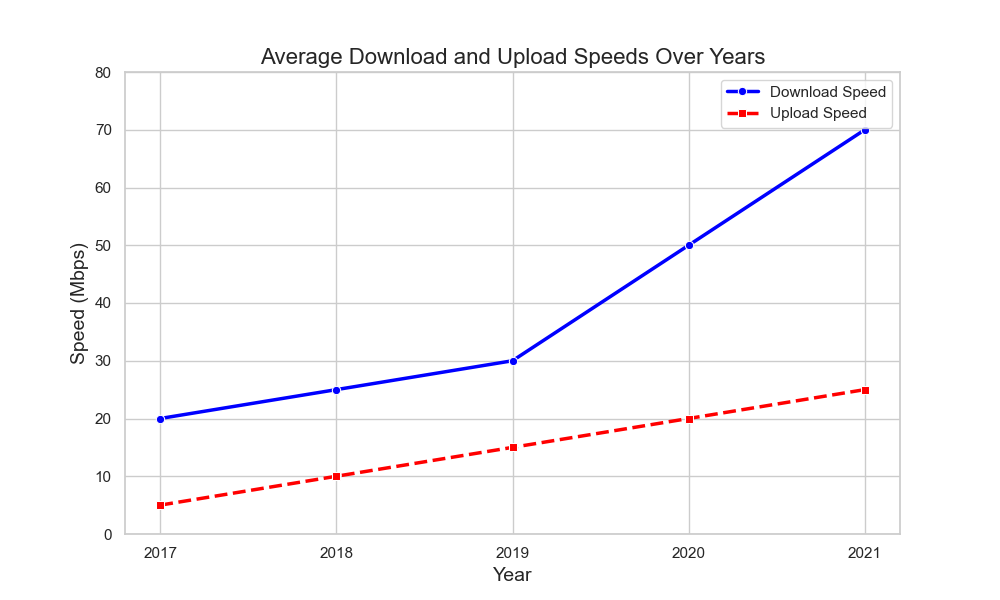

This chart was generated by the following Python code:

import seaborn as sns
import matplotlib.pyplot as plt
import pandas as pd

# First, we convert the dictionary to a pandas DataFrame
data = [
    {'Year': 2017, 'Average Download Speed (Mbps)': 20, 'Average Upload Speed (Mbps)': 5},
    {'Year': 2018, 'Average Download Speed (Mbps)': 25, 'Average Upload Speed (Mbps)': 10},
    {'Year': 2019, 'Average Download Speed (Mbps)': 30, 'Average Upload Speed (Mbps)': 15},
    {'Year': 2020, 'Average Download Speed (Mbps)': 50, 'Average Upload Speed (Mbps)': 20},
    {'Year': 2021, 'Average Download Speed (Mbps)': 70, 'Average Upload Speed (Mbps)': 25}
]
df = pd.DataFrame(data)

# Then, we set the aesthetic style of the plots
sns.set_style('whitegrid')

# We'll plot the lines for download and upload speeds separately for more customizations
plt.figure(figsize=(10, 6))

# Plotting the Average Download Speed
sns.lineplot(data=df, x='Year', y='Average Download Speed (Mbps)', 
             label='Download Speed', color='blue', marker='o', linestyle='-', linewidth=2.5)

# Plotting the Average Upload Speed
sns.lineplot(data=df, x='Year', y='Average Upload Speed (Mbps)', 
             label='Upload Speed', color='red', marker='s', linestyle='--', linewidth=2.5)

# Adding a title and labels
plt.title('Average Download and Upload Speeds Over Years', fontsize=16)
plt.xlabel('Year', fontsize=14)
plt.ylabel('Speed (Mbps)', fontsize=14)

# Display legend
plt.legend()

# Optional: Customize the ticks and their labels if needed
plt.xticks(df['Year'], labels=[str(year) for year in df['Year']])
plt.yticks(range(0, 81, 10))

# Show the plot
plt.show()
